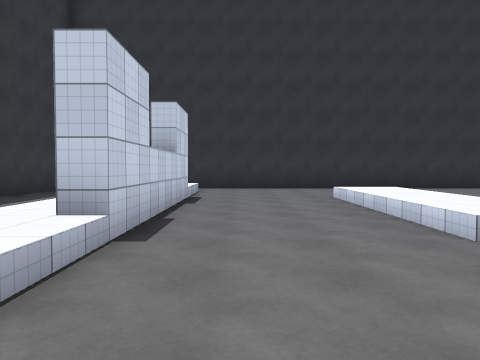
[1] (above)

16 first-person views from a walk through a 3-D level made in the Unity game engine. The camera is 1.4 m above the floor, tilts 2° down and sees 70° across. The floor is counted in squares, 2 m on a side. Each view is taken from the middle of a square. On the plan, view 1 faces up. The plan holds only what a view shows up to about 11 squares ahead; the rest is blank. The place goes on beyond the plan. The player character is not drawn. Surface patterns are stand-ins for the level's own textures.

[2]
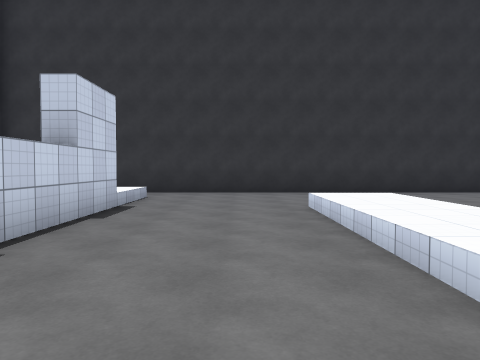

[3]
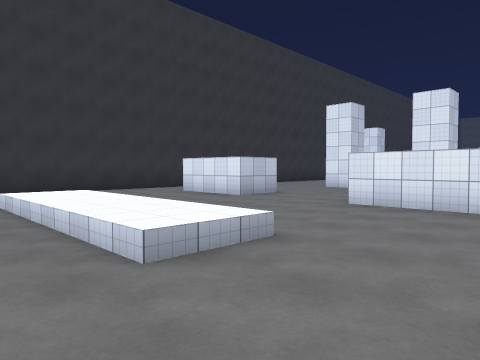

[4]
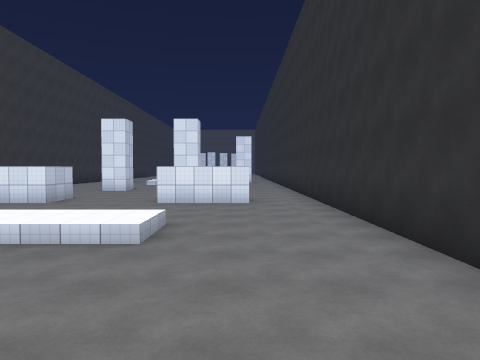

[5]
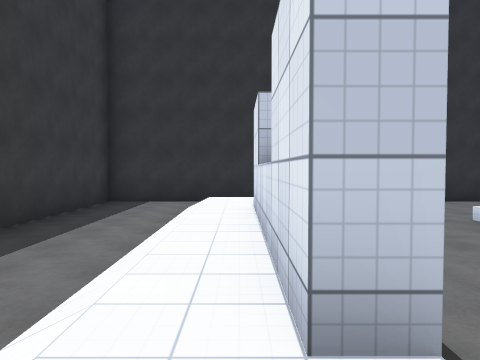

[6]
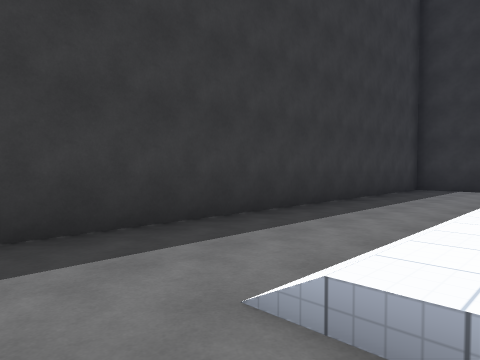

[7]
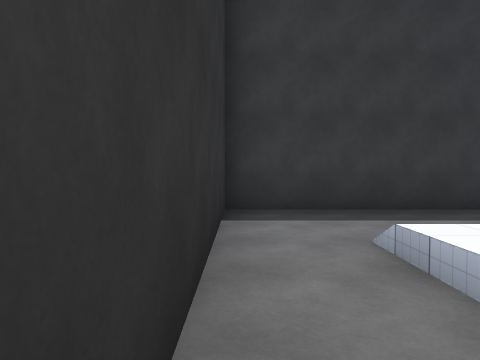

[8]
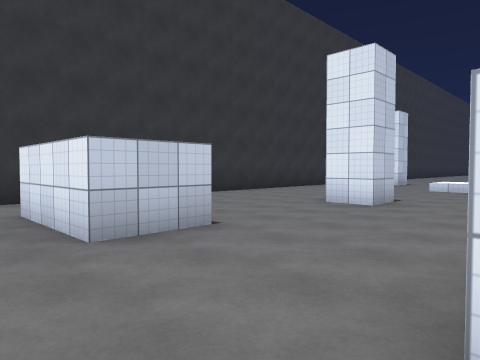

[9]
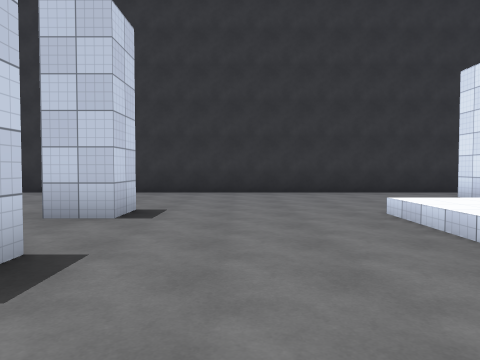

[10]
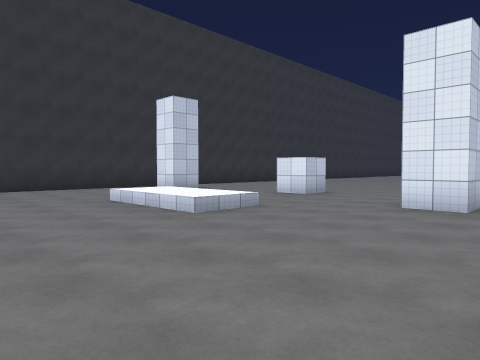

[11]
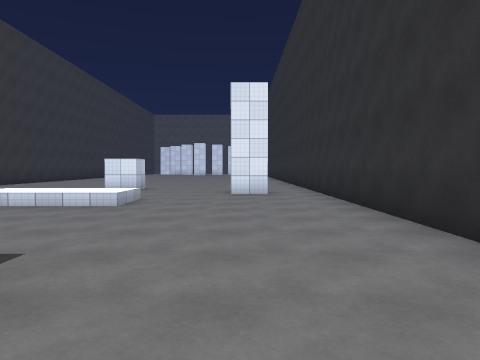

[12]
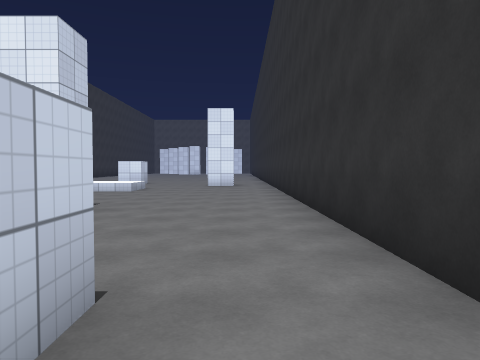

[13]
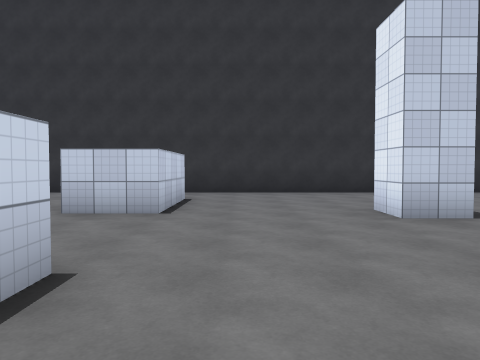

[14]
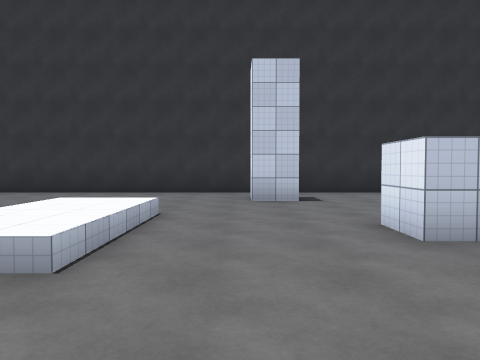

[15]
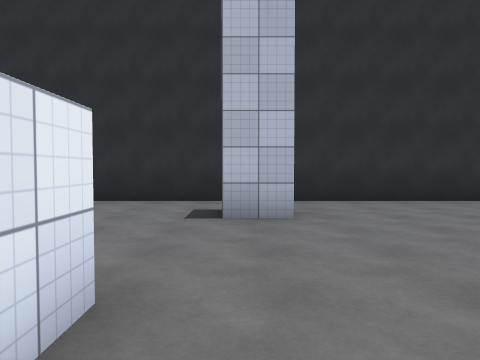

[16]
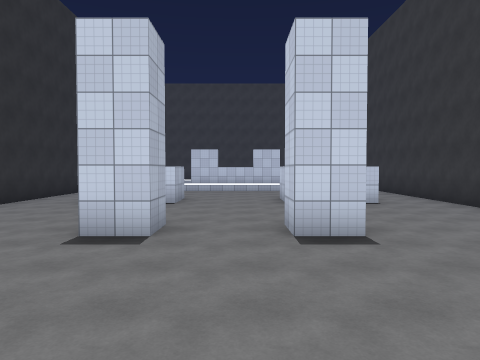

### Floor plan
Key: @ floor where view 1 was taken; # wall or solid block; . main floor; : floor 0.5 m higher than the main floor; / step, stairs or slope.
Columns run from 6 left of view 1 to 22 right of it. Each row starts with its distance up from view 1.
 12 #############################
 11 #............................
 10 #..///.....................#.
  9 #../:/........#..............
  8 #../:#..///...#..............
  7 #../:#../:/........#...///...
  6 #../:#../:/............/:/..#
  5 #../:#../:/............/:/...
  4 #../:#../:/...#....#...///...
  3 #../:/..///...#..............
  2 #../:/........#............#.
  1 #..///.......................
  0 #.....@......................
 -1 #############################

Positions as (right, up) in squares from view 1, and headings:
1: (0, 0), facing up
2: (1, 2), facing up
3: (1, 1), facing up-right
4: (-2, 2), facing right
5: (-2, 2), facing up
6: (-2, 0), facing up-left
7: (0, 0), facing left
8: (6, 4), facing up-right
9: (15, 2), facing up
10: (14, 0), facing up-right
11: (11, 2), facing right
12: (7, 1), facing right
13: (10, 2), facing up
14: (20, 2), facing up
15: (21, 7), facing down
16: (18, 6), facing left
